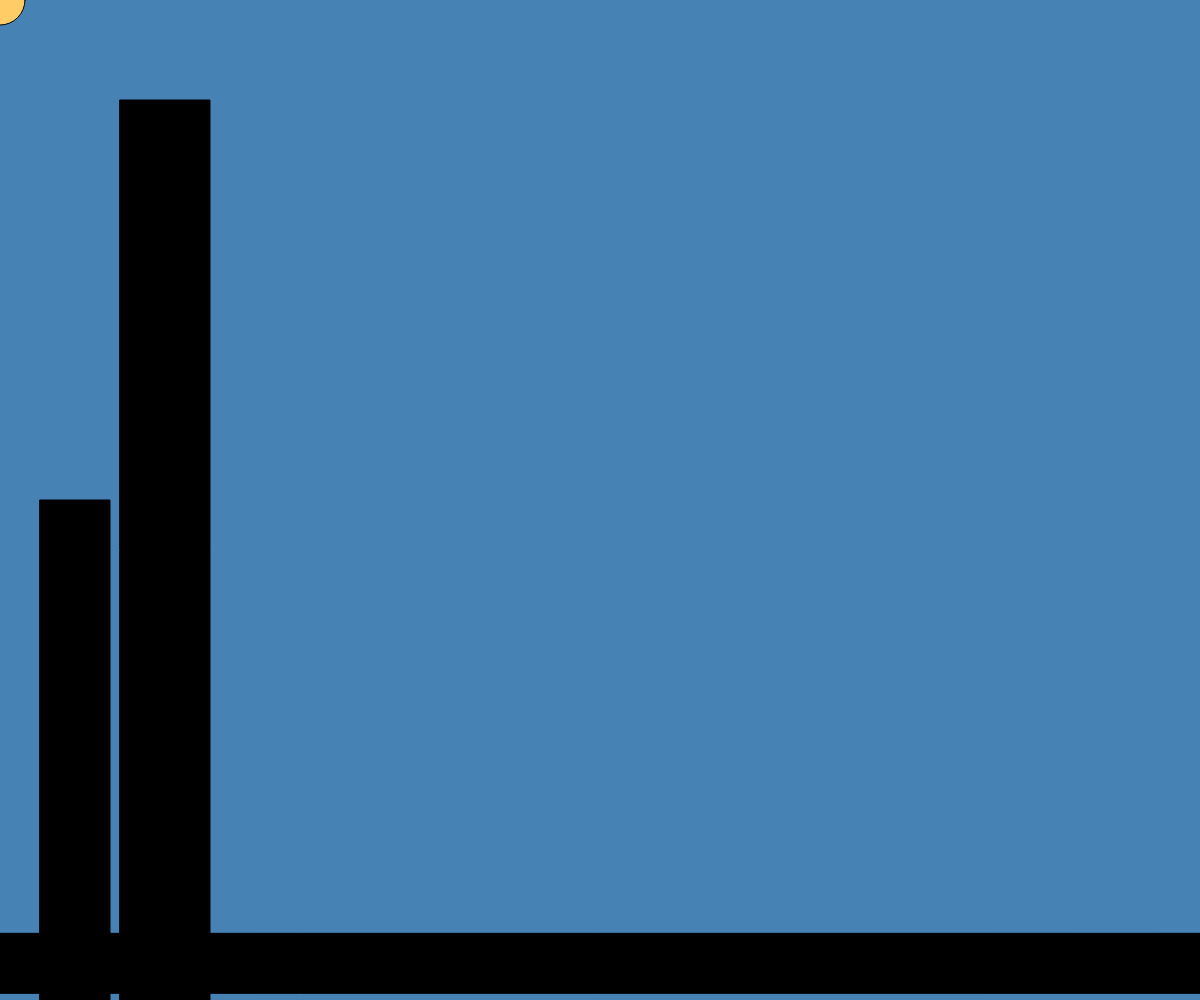
Frame 1 (no input)
Frame 60 (no input): identical to frame 1, image omitted
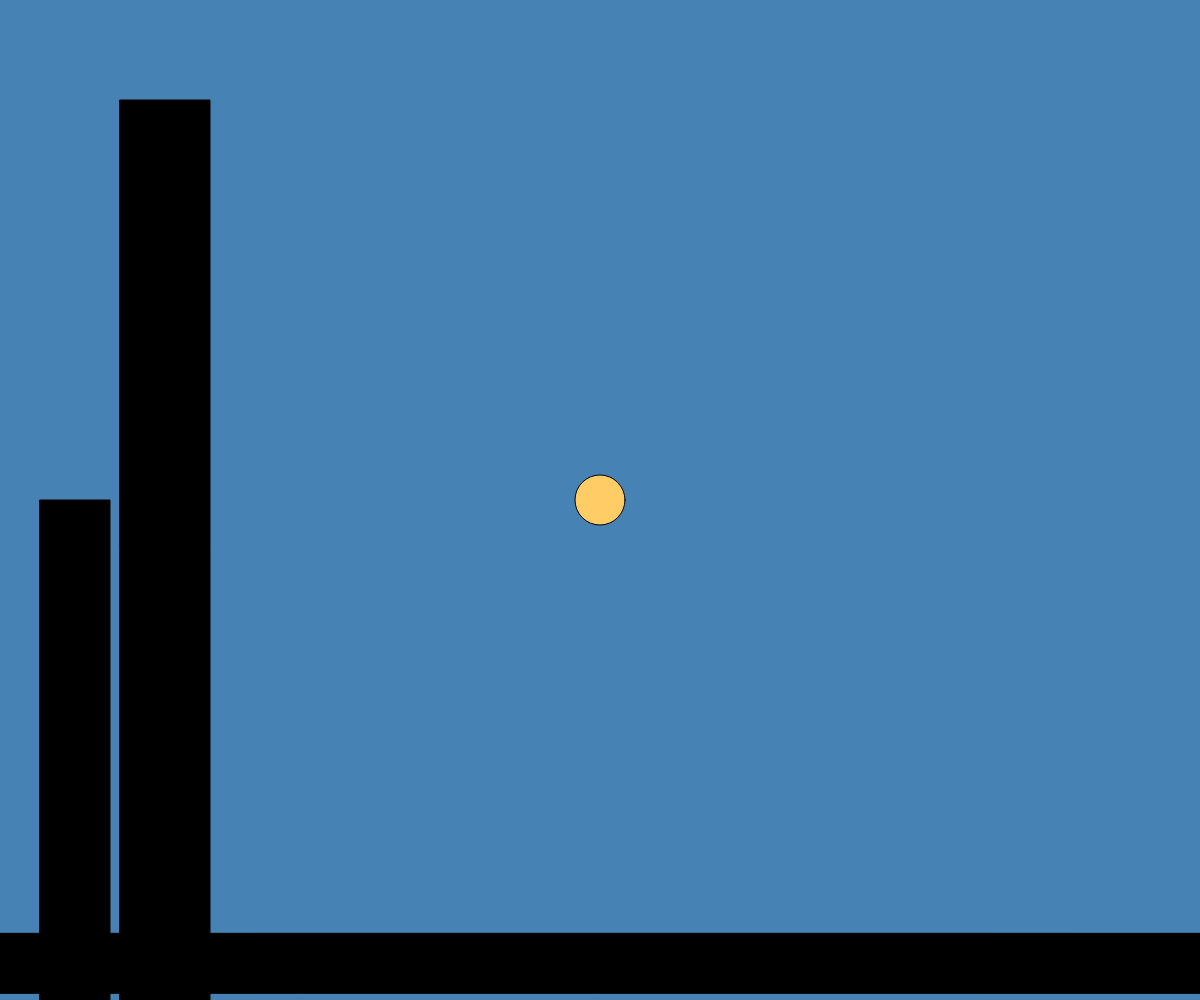
Frame 120 (the mouse pressed at the canvas centre since frame 60)

The p5.js sketch that drew these frames (run headless with seeded random() and noise() and a simulated clock; from frame 60 on, the mouse is pressed at the canvas centre):

// p5.js sketch
// ── sketch.js
// Drawing shape Practice
// Jade
// Feb 10th 2025
// Extra for Experts:
// - describe what you did to take this project "above and beyond"


let colorOfMorningSky = [
  [
    70,130,180
  ],
  [
    135, 206, 235
  ],
  [
    173, 216, 230
  ],
  [
    255, 165, 79
  ],
  [
    255, 102, 51
  ],
  [
    72, 61, 139
  ]
];

let morningColorInArray = 0;

let timeState = 0;

function setup() {
  createCanvas(windowWidth,windowHeight);
  fill(255,255,255);
}

//colorOfMorningSky[morningColorInArray][0],colorOfMorningSky[morningColorInArray][1],colorOfMorningSky[morningColorInArray][2]

function draw() {
  
  if(keyPressed === "r"){

  }
  background(   
    colorOfMorningSky[morningColorInArray][0],
    colorOfMorningSky[morningColorInArray][1],
    colorOfMorningSky[morningColorInArray][2]);
  fill(255, 204, 102);
  circle(mouseX,mouseY,50);
  fill(0,0,0);
  rect(0,windowHeight-windowHeight/15,windowWidth,60);
  fill(0,0,0);
  rect(40,windowHeight/2,70,700);
  fill(0,0,0);
  rect(120,100,90,1200);
}

//fill(34, 139, 34);
//rect

function keyPressed(){
  if(timeState === 0){
    timeState ++;
  }
  else {
    timeState = 0;
  }
}

function checkMouse() {
  window.addEventListener("mousemove", function() {
    if (mouseY >= windowHeight/7) {
      morningColorInArray = 0;
    }
    if (mouseY >= windowHeight / 7*2) {
      morningColorInArray = 1;
    }
    if (mouseY >= windowHeight / 7*3) {
      morningColorInArray = 2;
    }
    if (mouseY >= windowHeight / 7*4) {
      morningColorInArray = 3;
    }
    if (mouseY >= windowHeight / 7*5) {
      morningColorInArray = 4;
    }
    if (mouseY >= windowHeight) {
      morningColorInArray = 5;
    }
  });
}

checkMouse();
